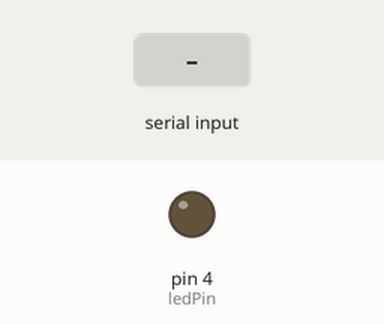
This sketch was run on a simulated Arduino Uno, built with avr-gcc and run on an emulated ATmega328P. On the bench: output pins drawn as LEDs (lit = HIGH). Dashed ring = blinking. Inputs (shaded band) come from the test bench.

Above: at 1.2 s.
1.3 s: "3" received over Serial
At 1.37 s:
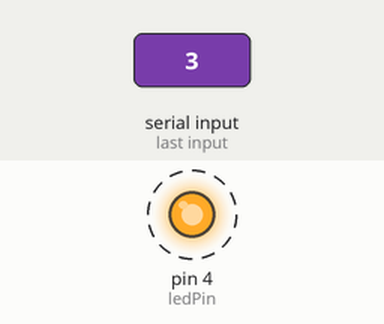
4.3 s: "S" received over Serial
At 5.9 s:
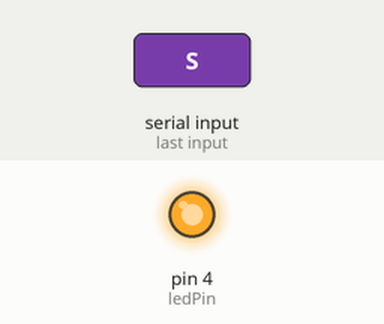
6.2 s: "F" received over Serial
At 7.1 s:
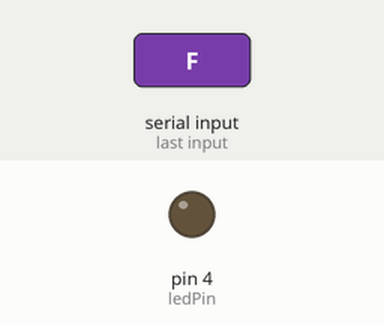
Timing chart, 0 to 9.2 s (numbered marks = the images above; inputs shaded):
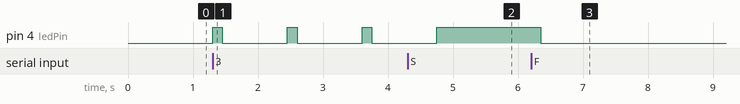

The sketch:

serial.ino
```cpp
const int ledPin = 4;  // Ganti dengan pin sesuai kebutuhan
char command;
bool keepOn = false;

void setup() {
  pinMode(ledPin, OUTPUT);
  Serial.begin(9600);
}

void loop() {
  if (Serial.available()) {
    command = Serial.read();

    if (command == 'F') {
      digitalWrite(ledPin, HIGH);
      delay(150);
      digitalWrite(ledPin, LOW);
      keepOn = false;
    }
    else if (command == 'S') {
      digitalWrite(ledPin, HIGH);
      keepOn = true;
    }
    else if (command == '3') {
      digitalWrite(ledPin, HIGH);
      delay(150);
      digitalWrite(ledPin, LOW);
      delay(1000);
      digitalWrite(ledPin, HIGH);
      delay(150);
      digitalWrite(ledPin, LOW);
      delay(1000);
      digitalWrite(ledPin, HIGH);
      delay(150);
      digitalWrite(ledPin, LOW);
      delay(1000);
    }
    else if (command == 'U') {
      digitalWrite(ledPin, HIGH);
      delay(3000);
      digitalWrite(ledPin, LOW);


    }
    else if (command == 'X') {
      digitalWrite(ledPin, LOW);
      keepOn = false;
    }
  }

  if (keepOn) {
    digitalWrite(ledPin, HIGH);
  }
}
```

Measured:
- after the input at 1.3 s, pin 4 (ledPin): alternates HIGH for 0.15 s and LOW for 1.0 s, starting at once
- after the input at 4.3 s, pin 4 (ledPin): LOW → HIGH after 0.45 s
- after the input at 6.2 s, pin 4 (ledPin): HIGH → LOW after 0.15 s
